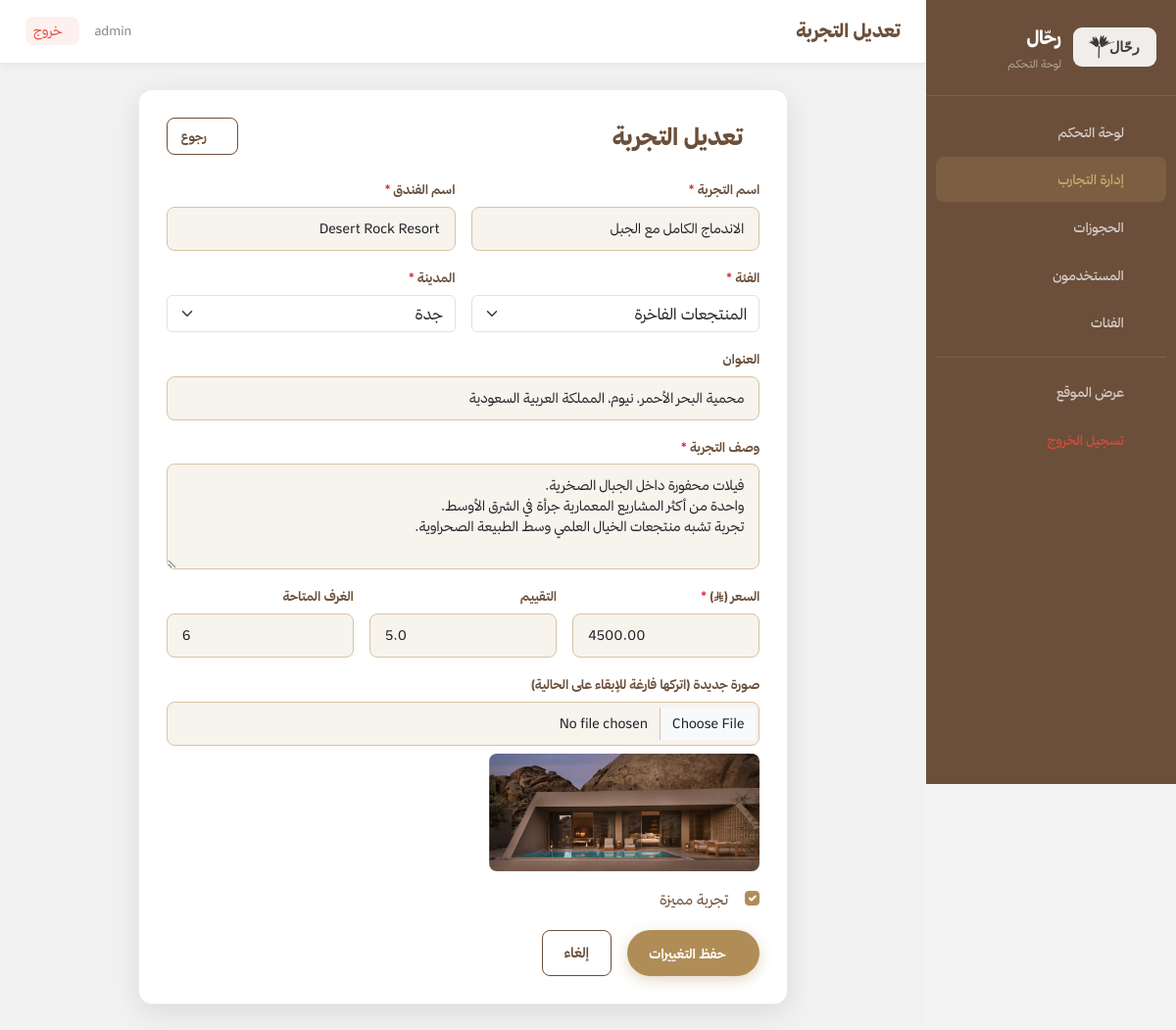
Screenshot of /admin/edit-experience.php?id=11 (signed in) with the database file from the repository.
### tables this page shows
CREATE TABLE experiences (
    experience_id INT AUTO_INCREMENT PRIMARY KEY,
    category_id INT NOT NULL,
    title VARCHAR(300) NOT NULL,
    hotel_name VARCHAR(300) NOT NULL,
    description TEXT NOT NULL,
    city VARCHAR(100) NOT NULL,
    address VARCHAR(500),
    image VARCHAR(500) DEFAULT 'default.jpg',
    price_per_night DECIMAL(10,2) NOT NULL,
    rating DECIMAL(3,1) DEFAULT 4.5,
    available_rooms INT DEFAULT 10,
    is_featured TINYINT(1) DEFAULT 0,
    created_at TIMESTAMP DEFAULT CURRENT_TIMESTAMP,
    FOREIGN KEY (category_id) REFERENCES categories(category_id) ON DELETE CASCADE
);

CREATE TABLE categories (
    category_id INT AUTO_INCREMENT PRIMARY KEY,
    category_name VARCHAR(200) NOT NULL,
    category_icon VARCHAR(100) DEFAULT 'fas fa-hotel',
    created_at TIMESTAMP DEFAULT CURRENT_TIMESTAMP
);

### admin/edit-experience.php (the view, shortened to what this page needs)
<?php
require_once '../includes/connection.php';
$id = (int)($_GET['id']??0);
$stmt=mysqli_prepare($conn,"SELECT * FROM experiences WHERE experience_id=?");
mysqli_stmt_bind_param($stmt,'i',$id); mysqli_stmt_execute($stmt);
$exp=mysqli_fetch_assoc(mysqli_stmt_get_result($stmt));
$cats=mysqli_fetch_all(mysqli_query($conn,"SELECT * FROM categories ORDER BY category_name"),MYSQLI_ASSOC);
include 'includes/admin_header.php';
?>
<div class="row justify-content-center"><div class="col-lg-9">
<div class="booking-form-card">
    <div class="d-flex align-items-center justify-content-between mb-4">
        <h4 class="fw-800 text-brown mb-0"><i class="fas fa-edit ms-2 text-gold"></i>تعديل التجربة</h4>
        <a href="experiences.php" class="btn-outline" style="font-size:13px!important;padding:7px 14px!important;"><i class="fas fa-arrow-right ms-1"></i>رجوع</a>
    </div>
    <form id="experienceForm" method="POST" enctype="multipart/form-data">
        <div class="row g-3">
            <div class="col-md-6">
                <label class="form-lbl">اسم التجربة <span class="text-danger">*</span></label>
                <input type="text" id="title" name="title" class="form-control form-control-rahhal" value="<?php echo htmlspecialchars($exp['title']); ?>">
            </div>
            <div class="col-md-6">
                <label class="form-lbl">اسم الفندق <span class="text-danger">*</span></label>
                <input type="text" id="hotel_name" name="hotel_name" class="form-control form-control-rahhal" value="<?php echo htmlspecialchars($exp['hotel_name']); ?>">
            </div>
            <div class="col-md-6">
                <label class="form-lbl">الفئة <span class="text-danger">*</span></label>
                <select id="category_id" name="category_id" class="form-select form-select-rahhal">
                    <?php foreach($cats as $cat): ?><option value="<?php echo $cat['category_id']; ?>" <?php echo ($exp['category_id']==$cat['category_id'])?'selected':''; ?>><?php echo htmlspecialchars($cat['category_name']); ?></option><?php endforeach; ?>
                </select>
            </div>
            <div class="col-md-6">
                <label class="form-lbl">المدينة <span class="text-danger">*</span></label>
                <select id="city" name="city" class="form-select form-select-rahhal">
                    <?php foreach(['جدة','الرياض','الطائف','الدمام','العلا','أبها','مكة المكرمة','المدينة المنورة'] as $c): ?><option <?php echo ($exp['city']===$c)?'selected':''; ?>><?php echo $c; ?></option><?php endforeach; ?>
                </select>
            </div>
            <div class="col-12">
                <label class="form-lbl">العنوان</label>
                <input type="text" name="address" class="form-control form-control-rahhal" value="<?php echo htmlspecialchars($exp['address']??''); ?>">
            </div>
            <div class="col-12">
                <label class="form-lbl">وصف التجربة <span class="text-danger">*</span></label>
                <textarea id="description" name="description" class="form-control form-control-rahhal" rows="4"><?php echo htmlspecialchars($exp['description']); ?></textarea>
            </div>
            <div class="col-md-4">
                <label class="form-lbl">السعر (ر.س) <span class="text-danger">*</span></label>
                <input type="number" id="price_per_night" name="price_per_night" class="form-control form-control-rahhal" step="0.01" min="0" value="<?php echo $exp['price_per_night']; ?>">
            </div>
            <div class="col-md-4">
                <label class="form-lbl">التقييم</label>
                <input type="number" name="rating" class="form-control form-control-rahhal" step="0.1" min="1" max="5" value="<?php echo $exp['rating']; ?>">
            </div>
            <div class="col-md-4">
                <label class="form-lbl">الغرف المتاحة</label>
                <input type="number" name="available_rooms" class="form-control form-control-rahhal" min="0" value="<?php echo $exp['available_rooms']; ?>">
            </div>
            <div class="col-12">
                <label class="form-lbl">صورة جديدة (اتركها فارغة للإبقاء على الحالية)</label>
                <input type="file" id="image_upload" name="image" accept="image/*" class="form-control form-control-rahhal">
                <div class="mt-2"><img id="image_preview" src="../assets/images/<?php echo htmlspecialchars($exp['image']); ?>" onerror="this.src='https://images.unsplash.com/photo-1542314831-068cd1dbfeeb?w=200&q=60'" style="max-height:120px;border-radius:8px;object-fit:cover;"></div>
            </div>
            <div class="col-12">
                <div class="form-check">
                    <input class="form-check-input" type="checkbox" name="is_featured" id="is_featured" <?php echo $exp['is_featured']?'checked':''; ?>>
                    <label class="form-check-label fw-700 text-brown" for="is_featured"><i class="fas fa-star ms-1 text-gold"></i>تجربة مميزة</label>
                </div>
            </div>
            <div class="col-12 d-flex gap-3">
                <button type="submit" class="btn-solid"><i class="fas fa-save ms-2"></i>حفظ التغييرات</button>
                <a href="experiences.php" class="btn-outline">إلغاء</a>
            </div>
        </div>
    </form>
</div>
</div></div>
<?php include 'includes/admin_footer.php'; ?>

### assets/css/style.css (style rules this page uses)
:root { --beige: #D8C3A5; --brown: #6B4F3A; --olive: #78866B; --cream: #F7F3ED; --text: #2F2F2F; --gold: #B08D57; --gold-lt: #C9A96E; --white: #FFFFFF; --bg: #F5F5F5; --border: rgba(216,195,165,.35); --sh-sm: 0 2px 12px rgba(0,0,0,.07); --sh-md: 0 8px 30px rgba(0,0,0,.10); --sh-lg: 0 20px 60px rgba(0,0,0,.14); --r: 14px; --r-sm: 8px; --ease: all .28s ease; --font: 'ThmanyahSans','Tajawal',sans-serif; --dark-brown: #6B4F3A; --dark-text: #2F2F2F; --gold-light: #C9A96E; --radius: 14px; --radius-sm: 8px; --shadow-sm: 0 2px 12px rgba(0,0,0,.07); --shadow-md: 0 8px 30px rgba(0,0,0,.10); --shadow-lg: 0 20px 60px rgba(0,0,0,.14); }
*, *::before, *::after { box-sizing:border-box; margin:0; padding:0; }
html { scroll-behavior:smooth; }
body { font-family: var(--font); direction: rtl; color: var(--text); background: var(--white); line-height: 1.75; font-size: 15px; -webkit-font-smoothing: antialiased; }
a { text-decoration:none; color:inherit; }
img { max-width:100%; display:block; }
.btn-solid { background: var(--gold); color: var(--white); border: none; border-radius: 30px; padding: 8px 22px; font-family: var(--font); font-size: 13.5px; font-weight: 700; cursor: pointer; transition: var(--ease); box-shadow: 0 4px 14px rgba(176,141,87,.35); white-space: nowrap; }
.form-lbl { display:block; font-size:13px; font-weight:700; color:var(--brown); margin-bottom:6px; }
.btn-outline { background:transparent; color:var(--brown); border:1.5px solid var(--brown); border-radius:var(--r-sm); padding:10px 22px; font-family:var(--font); font-size:14px; font-weight:700; cursor:pointer; transition:var(--ease); display:inline-flex; align-items:center; gap:8px; }
.text-gold { color:var(--gold) !important; }
.text-brown { color:var(--brown) !important; }
.fw-800 { font-weight:800 !important; }
.gap-3 { gap:1rem; }
.btn-solid, .btn-outline, .btn-ghost, .btn-book, .btn-search, .btn-auth { transition: all 0.25s ease !important; }
.form-control-rahhal { border:1.5px solid var(--beige)!important; border-radius:var(--r-sm)!important; padding:11px 15px!important; font-family:var(--font)!important; font-size:14px!important; background:var(--cream)!important; transition:var(--ease)!important; }
:root { --gold-light: var(--gold-lt); }
:root { --dark-brown: var(--brown); --radius-sm: var(--r-sm); --shadow-sm: var(--sh-sm); }
.info-card, .booking-form-card { background: #fff; border: 1px solid var(--border); border-radius: var(--r); box-shadow: var(--sh-sm); padding: 24px; }
.form-check-input:checked { background-color:var(--gold)!important; border-color:var(--gold)!important; }
.booking-form-card { background:var(--white); border-radius:var(--r); padding:28px; box-shadow:var(--sh-md); }

### admin/includes/admin_header.php (style rules this page uses)
body,* { font-family:'ThmanyahSans','Tajawal',sans-serif!important; }
body { background:#f4f4f4; }

### rows the page displays
experiences: title "الاندماج الكامل مع الجبل", hotel_name "Desert Rock Resort", category_id "المنتجعات الفاخرة", address "محمية البحر الأحمر، نيوم، المملكة العربية السعودية", description "فيلات محفورة داخل الجبال الصخرية. واحدة من أكثر المشاريع المعمارية جرأة في الشرق الأوسط. تجربة تشبه منتجعات الخيال العلمي وسط الطبيعة الصحراوية.", price_per_night "4500.00", rating "5.0", available_rooms "6", image (picture), is_featured "☑"

### other values shown
$admin_title "تعديل التجربة"
$_SESSION['admin_username'] "admin"
form field city "جدة"
